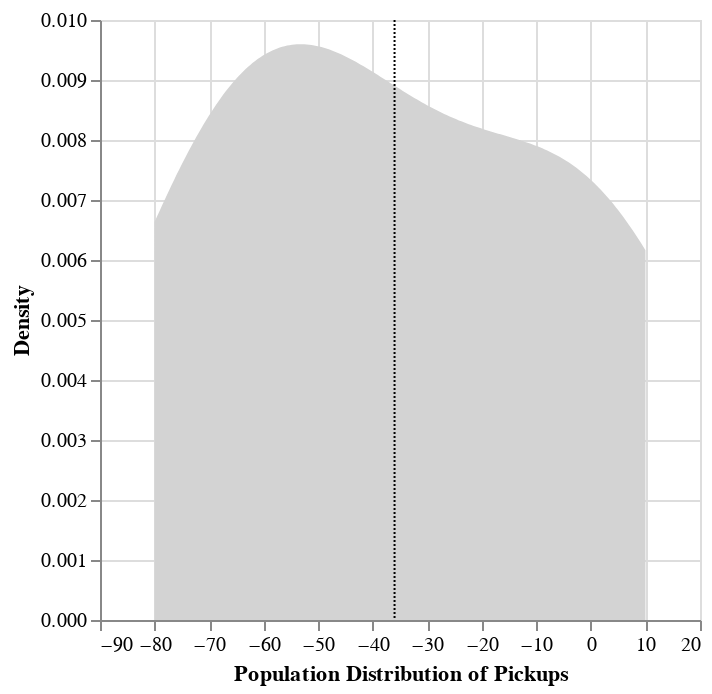

The notebook cell this image was saved under:
### Code cell
bootstrapped_10_10 = NPS_bootstrap(responses_10, 10)
print(CI_90(bootstrapped_10_10))
print(CI_95(bootstrapped_10_10))
NPS_density(bootstrapped_10_10)

### Figure 1 — Vega-Lite specification as saved in the notebook (floating-point values rounded to 4 significant figures)
{"config": {"view": {"continuousWidth": 300, "continuousHeight": 300}}, "layer": [{"mark": {"type": "area", "color": "lightgray"}, "encoding": {"x": {"axis": {"title": "Population Distribution of Pickups"}, "field": "tests", "scale": {"domain": [-90.0, 20.0]}, "type": "quantitative"}, "y": {"axis": {"title": "Density"}, "field": "density", "type": "quantitative"}}, "transform": [{"density": "tests", "as": ["tests", "density"]}]}, {"mark": {"type": "rule", "color": "black", "strokeDash": [1, 1]}, "encoding": {"x": {"aggregate": "mean", "field": "tests", "type": "quantitative"}}}], "data": {"name": "data-59199f2e5143ffb7b34cc38b0904b557"}, "$schema": "https://vega.github.io/schema/vega-lite/v5.16.3.json", "datasets": {"data-59199f2e5143ffb7b34cc38b0904b557": [{"tests": -80.0}, {"tests": -40.0}, {"tests": 0.0}, {"tests": 0.0}, {"tests": -60.0}, {"tests": -20.0}, {"tests": -70.0}, {"tests": 10.0}, {"tests": -40.0}, {"tests": -60.0}]}}
